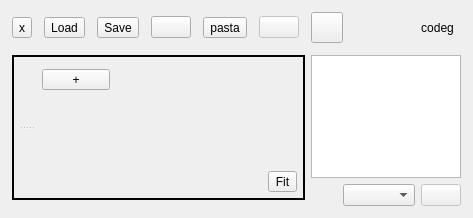
<?xml version="1.0" encoding="UTF-8"?>
<ui version="4.0">
 <class>MainWindow</class>
 <widget class="QMainWindow" name="MainWindow">
  <property name="geometry">
   <rect>
    <x>0</x>
    <y>0</y>
    <width>473</width>
    <height>218</height>
   </rect>
  </property>
  <widget class="QWidget" name="centralwidget">
   <layout class="QGridLayout" name="gridLayout">
    <property name="leftMargin">
     <number>0</number>
    </property>
    <property name="topMargin">
     <number>0</number>
    </property>
    <property name="rightMargin">
     <number>0</number>
    </property>
    <property name="bottomMargin">
     <number>0</number>
    </property>
    <property name="spacing">
     <number>0</number>
    </property>
    <item row="0" column="0">
     <widget class="QFrame" name="outerFrame">
      <layout class="QVBoxLayout" name="verticalLayout_2">
       <property name="spacing">
        <number>12</number>
       </property>
       <property name="leftMargin">
        <number>12</number>
       </property>
       <property name="topMargin">
        <number>12</number>
       </property>
       <property name="rightMargin">
        <number>12</number>
       </property>
       <property name="bottomMargin">
        <number>12</number>
       </property>
       <item>
        <widget class="QFrame" name="frameCaption">
         <layout class="QHBoxLayout" name="horizontalLayout_5">
          <property name="spacing">
           <number>12</number>
          </property>
          <property name="leftMargin">
           <number>0</number>
          </property>
          <property name="topMargin">
           <number>0</number>
          </property>
          <property name="rightMargin">
           <number>0</number>
          </property>
          <property name="bottomMargin">
           <number>0</number>
          </property>
          <item>
           <widget class="QToolButton" name="btnWipe">
            <property name="text">
             <string>x</string>
            </property>
            <property name="iconSize">
             <size>
              <width>24</width>
              <height>24</height>
             </size>
            </property>
           </widget>
          </item>
          <item>
           <widget class="QToolButton" name="btnLoad">
            <property name="text">
             <string>Load</string>
            </property>
           </widget>
          </item>
          <item>
           <widget class="QToolButton" name="btnSave">
            <property name="text">
             <string>Save</string>
            </property>
           </widget>
          </item>
          <item>
           <widget class="QPushButton" name="btnOpen">
            <property name="text">
             <string/>
            </property>
            <property name="icon">
             <iconset>
              <normaloff>resource/icon-add-image.svg</normaloff>resource/icon-add-image.svg</iconset>
            </property>
            <property name="iconSize">
             <size>
              <width>24</width>
              <height>24</height>
             </size>
            </property>
           </widget>
          </item>
          <item>
           <widget class="QToolButton" name="btnPaste">
            <property name="text">
             <string>pasta</string>
            </property>
           </widget>
          </item>
          <item>
           <widget class="QPushButton" name="btnStore">
            <property name="enabled">
             <bool>false</bool>
            </property>
            <property name="text">
             <string/>
            </property>
            <property name="icon">
             <iconset>
              <normaloff>resource/icon-pack.svg</normaloff>resource/icon-pack.svg</iconset>
            </property>
            <property name="iconSize">
             <size>
              <width>24</width>
              <height>24</height>
             </size>
            </property>
           </widget>
          </item>
          <item>
           <widget class="QToolButton" name="btnDispatcher">
            <property name="text">
             <string/>
            </property>
            <property name="icon">
             <iconset>
              <normaloff>resource/icon-proccess.svg</normaloff>resource/icon-proccess.svg</iconset>
            </property>
            <property name="iconSize">
             <size>
              <width>24</width>
              <height>24</height>
             </size>
            </property>
            <property name="shortcut">
             <string/>
            </property>
            <property name="checkable">
             <bool>true</bool>
            </property>
           </widget>
          </item>
          <item>
           <spacer name="horizontalSpacer">
            <property name="orientation">
             <enum>Qt::Horizontal</enum>
            </property>
            <property name="sizeHint" stdset="0">
             <size>
              <width>40</width>
              <height>20</height>
             </size>
            </property>
           </spacer>
          </item>
          <item>
           <widget class="QToolButton" name="btnCaption">
            <property name="text">
             <string>codeg</string>
            </property>
            <property name="autoRaise">
             <bool>true</bool>
            </property>
           </widget>
          </item>
         </layout>
        </widget>
       </item>
       <item>
        <widget class="QFrame" name="lay_appWindow">
         <property name="frameShape">
          <enum>QFrame::NoFrame</enum>
         </property>
         <property name="frameShadow">
          <enum>QFrame::Raised</enum>
         </property>
         <layout class="QGridLayout" name="gridLayout_2">
          <property name="leftMargin">
           <number>0</number>
          </property>
          <property name="topMargin">
           <number>0</number>
          </property>
          <property name="rightMargin">
           <number>0</number>
          </property>
          <property name="bottomMargin">
           <number>0</number>
          </property>
          <item row="0" column="1" colspan="2">
           <widget class="QFrame" name="frameViewport">
            <property name="frameShape">
             <enum>QFrame::Box</enum>
            </property>
            <property name="frameShadow">
             <enum>QFrame::Plain</enum>
            </property>
            <property name="lineWidth">
             <number>2</number>
            </property>
            <layout class="QVBoxLayout" name="verticalLayout">
             <property name="spacing">
              <number>0</number>
             </property>
             <property name="leftMargin">
              <number>0</number>
             </property>
             <property name="topMargin">
              <number>0</number>
             </property>
             <property name="rightMargin">
              <number>0</number>
             </property>
             <property name="bottomMargin">
              <number>0</number>
             </property>
             <item>
              <widget class="QWidget" name="wViewport" native="true">
               <layout class="QGridLayout" name="gridLayout_4">
                <property name="leftMargin">
                 <number>6</number>
                </property>
                <property name="topMargin">
                 <number>6</number>
                </property>
                <property name="rightMargin">
                 <number>6</number>
                </property>
                <property name="bottomMargin">
                 <number>6</number>
                </property>
                <property name="spacing">
                 <number>2</number>
                </property>
                <item row="0" column="2" rowspan="2">
                 <widget class="QWidget" name="widgetToolbar" native="true">
                  <property name="maximumSize">
                   <size>
                    <width>160</width>
                    <height>16777215</height>
                   </size>
                  </property>
                  <layout class="QGridLayout" name="gridLayout_5">
                   <property name="leftMargin">
                    <number>0</number>
                   </property>
                   <property name="topMargin">
                    <number>0</number>
                   </property>
                   <property name="rightMargin">
                    <number>0</number>
                   </property>
                   <property name="bottomMargin">
                    <number>0</number>
                   </property>
                   <property name="spacing">
                    <number>0</number>
                   </property>
                   <item row="1" column="1">
                    <layout class="QVBoxLayout" name="verticalLayout_3">
                     <property name="leftMargin">
                      <number>6</number>
                     </property>
                     <property name="topMargin">
                      <number>6</number>
                     </property>
                     <property name="rightMargin">
                      <number>6</number>
                     </property>
                     <property name="bottomMargin">
                      <number>6</number>
                     </property>
                     <item>
                      <widget class="QToolButton" name="btnMarkAdd">
                       <property name="sizePolicy">
                        <sizepolicy hsizetype="Minimum" vsizetype="Fixed">
                         <horstretch>0</horstretch>
                         <verstretch>0</verstretch>
                        </sizepolicy>
                       </property>
                       <property name="text">
                        <string>+</string>
                       </property>
                      </widget>
                     </item>
                     <item>
                      <widget class="QScrollArea" name="scrollMarks">
                       <property name="sizePolicy">
                        <sizepolicy hsizetype="Minimum" vsizetype="Expanding">
                         <horstretch>0</horstretch>
                         <verstretch>0</verstretch>
                        </sizepolicy>
                       </property>
                       <property name="minimumSize">
                        <size>
                         <width>56</width>
                         <height>0</height>
                        </size>
                       </property>
                       <property name="frameShape">
                        <enum>QFrame::NoFrame</enum>
                       </property>
                       <property name="verticalScrollBarPolicy">
                        <enum>Qt::ScrollBarAlwaysOff</enum>
                       </property>
                       <property name="horizontalScrollBarPolicy">
                        <enum>Qt::ScrollBarAlwaysOff</enum>
                       </property>
                       <property name="widgetResizable">
                        <bool>true</bool>
                       </property>
                       <widget class="QWidget" name="widget">
                        <property name="geometry">
                         <rect>
                          <x>0</x>
                          <y>0</y>
                          <width>56</width>
                          <height>102</height>
                         </rect>
                        </property>
                        <property name="autoFillBackground">
                         <bool>true</bool>
                        </property>
                        <layout class="QVBoxLayout" name="verticalLayout_5">
                         <property name="spacing">
                          <number>0</number>
                         </property>
                         <property name="leftMargin">
                          <number>0</number>
                         </property>
                         <property name="topMargin">
                          <number>0</number>
                         </property>
                         <property name="rightMargin">
                          <number>0</number>
                         </property>
                         <property name="bottomMargin">
                          <number>0</number>
                         </property>
                         <item>
                          <layout class="QVBoxLayout" name="wMarks">
                           <property name="spacing">
                            <number>6</number>
                           </property>
                           <property name="topMargin">
                            <number>6</number>
                           </property>
                          </layout>
                         </item>
                         <item>
                          <spacer name="verticalSpacer_3">
                           <property name="orientation">
                            <enum>Qt::Vertical</enum>
                           </property>
                           <property name="sizeHint" stdset="0">
                            <size>
                             <width>20</width>
                             <height>40</height>
                            </size>
                           </property>
                          </spacer>
                         </item>
                        </layout>
                       </widget>
                      </widget>
                     </item>
                    </layout>
                   </item>
                   <item row="1" column="0">
                    <widget class="QSplitter" name="listObjects">
                     <property name="orientation">
                      <enum>Qt::Vertical</enum>
                     </property>
                     <property name="handleWidth">
                      <number>16</number>
                     </property>
                     <property name="childrenCollapsible">
                      <bool>false</bool>
                     </property>
                     <widget class="QWidget" name="verticalLayoutWidget">
                      <layout class="QVBoxLayout" name="frameGeoBlocks"/>
                     </widget>
                     <widget class="QWidget" name="verticalLayoutWidget_2">
                      <layout class="QVBoxLayout" name="frameGeo"/>
                     </widget>
                    </widget>
                   </item>
                  </layout>
                 </widget>
                </item>
                <item row="0" column="5">
                 <spacer name="verticalSpacer_2">
                  <property name="orientation">
                   <enum>Qt::Vertical</enum>
                  </property>
                  <property name="sizeHint" stdset="0">
                   <size>
                    <width>20</width>
                    <height>40</height>
                   </size>
                  </property>
                 </spacer>
                </item>
                <item row="1" column="5">
                 <layout class="QHBoxLayout" name="horizontalLayout_2">
                  <item>
                   <widget class="QToolButton" name="btnFit">
                    <property name="text">
                     <string>Fit</string>
                    </property>
                   </widget>
                  </item>
                 </layout>
                </item>
                <item row="1" column="4">
                 <spacer name="horizontalSpacer_4">
                  <property name="orientation">
                   <enum>Qt::Horizontal</enum>
                  </property>
                  <property name="sizeHint" stdset="0">
                   <size>
                    <width>40</width>
                    <height>20</height>
                   </size>
                  </property>
                 </spacer>
                </item>
                <item row="0" column="3" rowspan="2">
                 <layout class="QVBoxLayout" name="verticalLayout_4">
                  <property name="spacing">
                   <number>0</number>
                  </property>
                  <item>
                   <layout class="QVBoxLayout" name="frameMark">
                    <property name="spacing">
                     <number>0</number>
                    </property>
                    <property name="sizeConstraint">
                     <enum>QLayout::SetDefaultConstraint</enum>
                    </property>
                    <property name="leftMargin">
                     <number>4</number>
                    </property>
                    <property name="topMargin">
                     <number>4</number>
                    </property>
                    <property name="rightMargin">
                     <number>4</number>
                    </property>
                    <property name="bottomMargin">
                     <number>4</number>
                    </property>
                   </layout>
                  </item>
                  <item>
                   <spacer name="verticalSpacer_5">
                    <property name="orientation">
                     <enum>Qt::Vertical</enum>
                    </property>
                    <property name="sizeHint" stdset="0">
                     <size>
                      <width>20</width>
                      <height>40</height>
                     </size>
                    </property>
                   </spacer>
                  </item>
                 </layout>
                </item>
               </layout>
              </widget>
             </item>
            </layout>
           </widget>
          </item>
          <item row="0" column="3" rowspan="2">
           <widget class="QWidget" name="frameDispatcher" native="true">
            <layout class="QGridLayout" name="gridLayout_3">
             <property name="leftMargin">
              <number>0</number>
             </property>
             <property name="topMargin">
              <number>0</number>
             </property>
             <property name="rightMargin">
              <number>0</number>
             </property>
             <property name="bottomMargin">
              <number>0</number>
             </property>
             <item row="1" column="1">
              <widget class="QComboBox" name="listPorts"/>
             </item>
             <item row="0" column="0" colspan="3">
              <widget class="QTextEdit" name="frameDev">
               <property name="maximumSize">
                <size>
                 <width>150</width>
                 <height>16777215</height>
                </size>
               </property>
               <property name="frameShadow">
                <enum>QFrame::Plain</enum>
               </property>
              </widget>
             </item>
             <item row="1" column="2">
              <widget class="QPushButton" name="btnProccess">
               <property name="enabled">
                <bool>false</bool>
               </property>
               <property name="text">
                <string/>
               </property>
               <property name="icon">
                <iconset>
                 <normaloff>resource/icon-deliver.svg</normaloff>resource/icon-deliver.svg</iconset>
               </property>
               <property name="iconSize">
                <size>
                 <width>24</width>
                 <height>24</height>
                </size>
               </property>
              </widget>
             </item>
             <item row="1" column="0">
              <spacer name="horizontalSpacer_3">
               <property name="orientation">
                <enum>Qt::Horizontal</enum>
               </property>
               <property name="sizeType">
                <enum>QSizePolicy::Minimum</enum>
               </property>
               <property name="sizeHint" stdset="0">
                <size>
                 <width>0</width>
                 <height>0</height>
                </size>
               </property>
              </spacer>
             </item>
            </layout>
           </widget>
          </item>
         </layout>
        </widget>
       </item>
      </layout>
     </widget>
    </item>
   </layout>
  </widget>
 </widget>
 <resources/>
 <connections>
  <connection>
   <sender>btnDispatcher</sender>
   <signal>toggled(bool)</signal>
   <receiver>frameDispatcher</receiver>
   <slot>setVisible(bool)</slot>
   <hints>
    <hint type="sourcelabel">
     <x>117</x>
     <y>38</y>
    </hint>
    <hint type="destinationlabel">
     <x>460</x>
     <y>205</y>
    </hint>
   </hints>
  </connection>
 </connections>
</ui>
